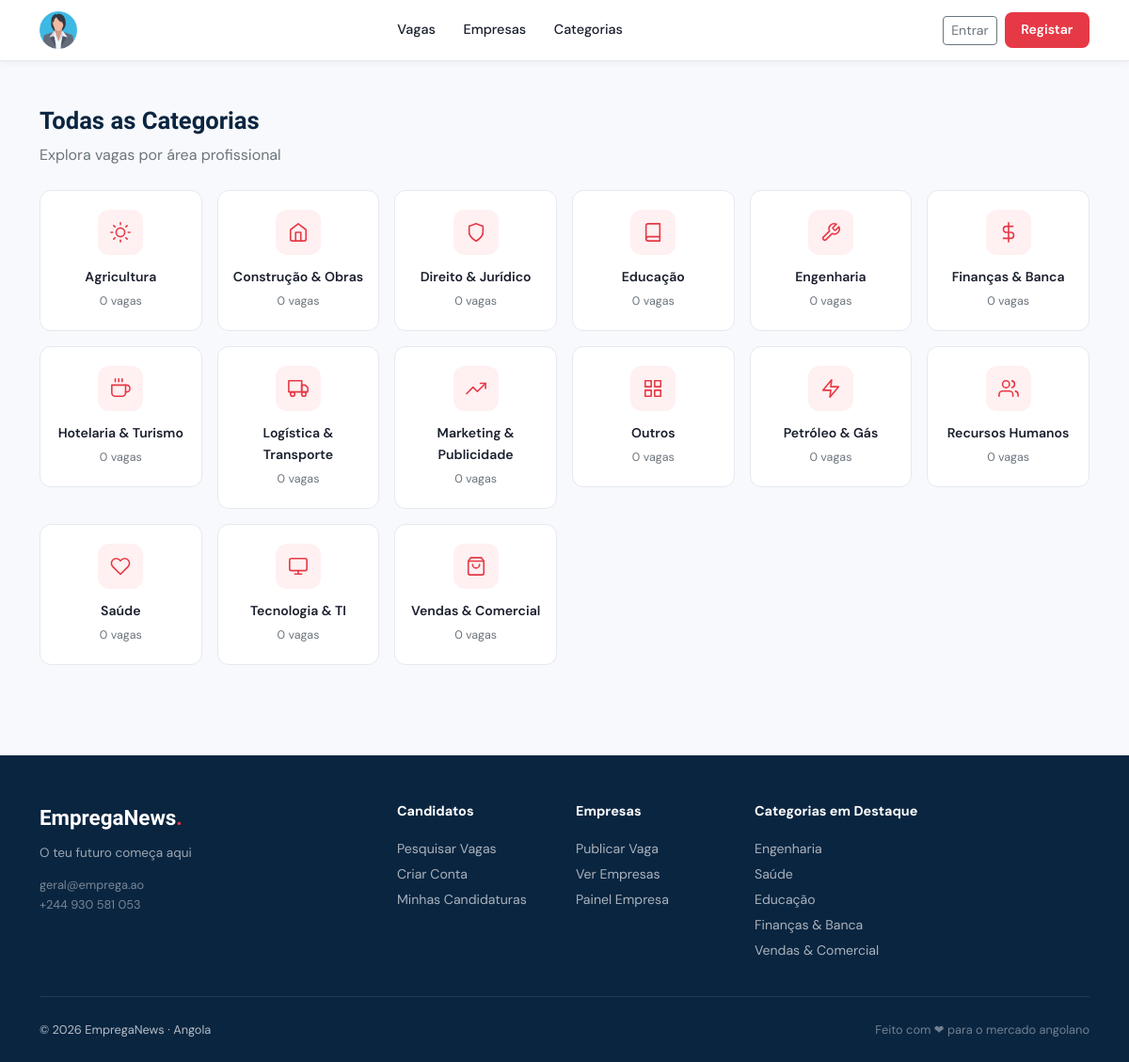
Page /categorias.php on the committed database.
### tables this page shows
CREATE TABLE `categorias` (
  `id` int(11) NOT NULL,
  `nome` varchar(100) NOT NULL,
  `slug` varchar(120) NOT NULL,
  `icone` varchar(50) DEFAULT 'briefcase',
  `total_vagas` int(11) DEFAULT 0,
  `ativo` tinyint(1) DEFAULT 1
);

### includes/config.php (called while the page is built, shortened)
<?php
class DB {
    private static ?PDO $c = null;
    public static function conn(): PDO {
        if (!self::$c) {
            try {
                self::$c = new PDO(
                    "mysql:host=".DB_HOST.";dbname=".DB_NAME.";charset=utf8mb4",
                    DB_USER, DB_PASS,
                    [PDO::ATTR_ERRMODE            => PDO::ERRMODE_EXCEPTION,
                     PDO::ATTR_DEFAULT_FETCH_MODE => PDO::FETCH_ASSOC,
                     PDO::ATTR_EMULATE_PREPARES   => false]
                );
            } catch (PDOException $e) {
                die('
<!DOCTYPE html><html><head><meta charset="UTF-8">
<title>Erro de Ligação</title>
<style>body{font-family:sans-serif;padding:3rem;color:#c00;background:#fff8f8;}
h2{color:#c00;}code{background:#fee;padding:.2rem .4rem;border-radius:4px;}</style>
</head><body>
<h2>⚠ Erro de Ligação à Base de Dados</h2>
<p>Não foi possível ligar ao MySQL. Verifique as configurações em <code>includes/config.php</code>:</p>
<ul>
  <li>DB_HOST: <code>' . DB_HOST . '</code></li>
  <li>DB_NAME: <code>' . DB_NAME . '</code></li>
  <li>DB_USER: <code>' . DB_USER . '</code></li>
</ul>
<p>Mensagem do servidor: <code>' . htmlspecialchars($e->getMessage()) . '</code></p>
<p>Certifique-se de que correu o ficheiro <code>database.sql</code> para criar a base de dados.</p>
</body></html>');
            }
        }
        return self::$c;
    }
    public static function q(string $sql, array $p=[]): PDOStatement { $s=self::conn()->prepare($sql); $s->execute($p); return $s; }
    public static function all(string $sql, array $p=[]): array      { return self::q($sql,$p)->fetchAll(); }
}
function allCfg(): array {
    try { return array_column(DB::all("SELECT chave,valor FROM configuracoes"),'valor','chave'); }
    catch(Exception $e){ return []; }
}
function h(mixed $s): string { return htmlspecialchars((string)$s, ENT_QUOTES, 'UTF-8'); }
function url(string $caminho = ''): string {
    return BASE_URL . ltrim($caminho, '/');
}

### categorias.php (the view, shortened to what this page needs)
<?php
require_once 'includes/config.php';
$cfg = allCfg();
$cats = DB::all(
    "SELECT c.*, COUNT(v.id) as total FROM categorias c
     LEFT JOIN vagas v ON v.categoria_id=c.id AND v.estado='publicada'
     WHERE c.ativo=1 GROUP BY c.id ORDER BY total DESC, c.nome"
);
require_once 'includes/header_publico.php';
?>
<div class="container py-5">
  <div class="mb-4">
    <h1 style="font-size:1.6rem;font-weight:700;color:var(--pri);">Todas as Categorias</h1>
    <p style="color:#6c757d;">Explora vagas por área profissional</p>
  </div>
  <div class="row g-3">
    <?php foreach ($cats as $c): ?>
    <div class="col-6 col-sm-4 col-md-3 col-lg-2">
      <a href="<?= url('index.php?cat='.$c['id']) ?>" class="cat-card text-decoration-none d-block">
        <div class="cat-icon">
          <i data-feather="<?= h($c['icone']??'briefcase') ?>" style="width:22px;height:22px;"></i>
        </div>
        <div class="cat-nome"><?= h($c['nome']) ?></div>
        <div class="cat-vagas"><?= $c['total'] ?> vaga<?= $c['total']!=1?'s':'' ?></div>
      </a>
    </div>
    <?php endforeach; ?>
  </div>
</div>
<?php require_once 'includes/footer_publico.php'; ?>

### includes/footer_publico.php (shortened to what this page needs)
<footer class="site-footer mt-5">
  <div class="container">
    <div class="row g-4">
      <div class="col-md-4">
        <div style="font-family:'Clash Display','DM Sans',sans-serif;font-size:1.4rem;font-weight:700;color:#fff;margin-bottom:.5rem;">
          <?= h($cfg['site_nome']??'Emprega') ?><span style="color:var(--ace);">.</span>
        </div>
        <p style="font-size:.85rem;color:rgba(255,255,255,.6);margin-bottom:.75rem;"><?= h($cfg['site_slogan']??'') ?></p>
        <div style="font-size:.8rem;color:rgba(255,255,255,.45);">
          <?= h($cfg['site_email']??'') ?><br><?= h($cfg['site_telefone']??'') ?>
        </div>
      </div>
      <div class="col-md-2">
        <div class="footer-titulo">Candidatos</div>
        <a href="<?= url('index.php') ?>"                        class="d-block mb-1">Pesquisar Vagas</a>
        <a href="<?= url('registar.php?tipo=candidato') ?>"      class="d-block mb-1">Criar Conta</a>
        <a href="<?= url('candidato/candidaturas.php') ?>"       class="d-block mb-1">Minhas Candidaturas</a>
      </div>
      <div class="col-md-2">
        <div class="footer-titulo">Empresas</div>
        <a href="<?= url('registar.php?tipo=empresa') ?>"        class="d-block mb-1">Publicar Vaga</a>
        <a href="<?= url('empresas.php') ?>"                     class="d-block mb-1">Ver Empresas</a>
        <a href="<?= url('empresa/index.php') ?>"                class="d-block mb-1">Painel Empresa</a>
      </div>
      <div class="col-md-4">
        <div class="footer-titulo">Categorias em Destaque</div>
        <?php
        try {
          $cats_footer = DB::all("SELECT id,nome FROM categorias WHERE ativo=1 ORDER BY total_vagas DESC LIMIT 5");
          foreach ($cats_footer as $c):
        ?>
        <a href="<?= url('index.php?cat='.$c['id']) ?>" class="d-block mb-1"><?= h($c['nome']) ?></a>
        <?php endforeach; } catch(Exception $e){} ?>
      </div>
    </div>
    <div class="footer-bottom d-flex justify-content-between flex-wrap gap-2">
      <span>© <?= date('Y') ?> <?= h($cfg['site_nome']??'Emprega') ?> · <?= h($cfg['site_pais']??'Angola') ?></span>
      <span style="opacity:.6;">Feito com ❤ para o mercado angolano</span>
    </div>
  </div>
</footer>
</body>
</html>

### assets/css/style.css (style rules this page uses)
:root { --pri: #0a2540; --sec: #457b9d; --ace: #e63946; --ace2: #c1121f; --ok: #2d6a4f; --warn: #e9c46a; --bg: #f8f9fc; --bg2: #ffffff; --border: #e4e9f0; --text: #1a1f2e; --muted: #6c757d; --radius: 12px; --radius-sm: 8px; --shadow: 0 2px 12px rgba(10,37,64,.07); --shadow-md: 0 4px 24px rgba(10,37,64,.11); --shadow-lg: 0 8px 40px rgba(10,37,64,.15); --font: 'DM Sans', sans-serif; --font-display: 'Clash Display', 'DM Sans', sans-serif; --trans: .2s ease; }
*,*::before,*::after { box-sizing:border-box;margin:0;padding:0; }
html { font-size:16px;scroll-behavior:smooth; }
body { font-family:var(--font);background:var(--bg);color:var(--text);line-height:1.65;overflow-x:hidden; }
a { color:var(--sec);text-decoration:none;transition:color var(--trans); }
h1,h2,h3,h4 { font-family:var(--font-display);line-height:1.2; }
.cat-card { background:#fff;border:1px solid var(--border); border-radius:var(--radius);padding:1.25rem 1rem; text-align:center;transition:all var(--trans);cursor:pointer; display:block;color:var(--text); }
.cat-card .cat-icon { width:48px;height:48px;border-radius:12px; background:#fff0f1;display:flex;align-items:center;justify-content:center; margin:0 auto .75rem;transition:background var(--trans); }
.cat-card .cat-icon svg { width:22px;height:22px;color:var(--ace); }
.cat-card .cat-nome { font-weight:600;font-size:.88rem;margin-bottom:.25rem; }
.cat-card .cat-vagas { font-size:.78rem;color:var(--muted); }
footer.site-footer { background:var(--pri);color:rgba(255,255,255,.7);padding:3rem 0 1.5rem; }
footer.site-footer a { color:rgba(255,255,255,.65);font-size:.88rem; }
footer.site-footer .footer-titulo { color:#fff;font-weight:700;margin-bottom:1rem;font-size:.9rem; }
.footer-bottom { border-top:1px solid rgba(255,255,255,.1);padding-top:1.5rem;margin-top:2rem;font-size:.8rem; }

### rows in the picture
categorias: nome "Agricultura", total "0"
categorias: nome "Construção & Obras", total "0"
categorias: nome "Direito & Jurídico", total "0"
categorias: nome "Educação", total "0"
categorias: nome "Engenharia", total "0"
categorias: nome "Finanças & Banca", total "0"
categorias: nome "Hotelaria & Turismo", total "0"
categorias: nome "Logística & Transporte", total "0"
categorias: nome "Marketing & Publicidade", total "0"
categorias: nome "Outros", total "0"
categorias: nome "Petróleo & Gás", total "0"
categorias: nome "Recursos Humanos", total "0"
categorias: nome "Saúde", total "0"
categorias: nome "Tecnologia & TI", total "0"
categorias: nome "Vendas & Comercial", total "0"

### other values in the picture
$cfg['site_nome'] "EmpregaNews"
$cfg['site_slogan'] "O teu futuro começa aqui"
$cfg['site_email'] "geral@emprega.ao"
$cfg['site_telefone'] "+244 930 581 053"
$cfg['site_pais'] "Angola"
